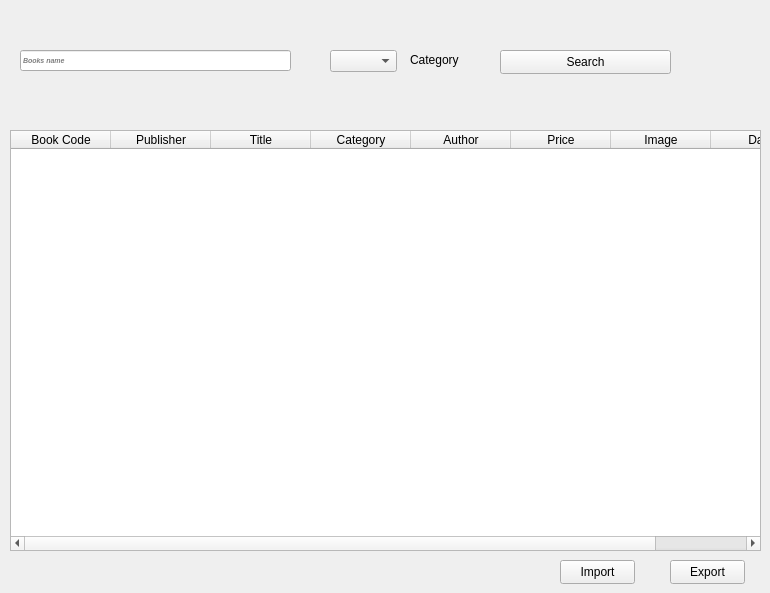
      <widget class="QWidget" name="tab_8">
       <attribute name="title">
        <string>All Books</string>
       </attribute>
       <widget class="QLineEdit" name="lineEdit_2">
        <property name="geometry">
         <rect>
          <x>20</x>
          <y>50</y>
          <width>271</width>
          <height>21</height>
         </rect>
        </property>
        <property name="font">
         <font>
          <pointsize>5</pointsize>
          <italic>true</italic>
          <bold>true</bold>
         </font>
        </property>
        <property name="placeholderText">
         <string>Books name</string>
        </property>
       </widget>
       <widget class="QComboBox" name="comboBox_2">
        <property name="geometry">
         <rect>
          <x>330</x>
          <y>50</y>
          <width>67</width>
          <height>22</height>
         </rect>
        </property>
       </widget>
       <widget class="QLabel" name="label">
        <property name="geometry">
         <rect>
          <x>410</x>
          <y>50</y>
          <width>71</width>
          <height>20</height>
         </rect>
        </property>
        <property name="text">
         <string>Category</string>
        </property>
       </widget>
       <widget class="QPushButton" name="pushButton_9">
        <property name="geometry">
         <rect>
          <x>500</x>
          <y>50</y>
          <width>171</width>
          <height>24</height>
         </rect>
        </property>
        <property name="text">
         <string>Search</string>
        </property>
       </widget>
       <widget class="QTableWidget" name="tableWidget_2">
        <property name="geometry">
         <rect>
          <x>10</x>
          <y>130</y>
          <width>751</width>
          <height>421</height>
         </rect>
        </property>
        <column>
         <property name="text">
          <string>Book Code</string>
         </property>
        </column>
        <column>
         <property name="text">
          <string>Publisher</string>
         </property>
        </column>
        <column>
         <property name="text">
          <string>Title</string>
         </property>
        </column>
        <column>
         <property name="text">
          <string>Category</string>
         </property>
        </column>
        <column>
         <property name="text">
          <string>Author</string>
         </property>
        </column>
        <column>
         <property name="text">
          <string>Price</string>
         </property>
        </column>
        <column>
         <property name="text">
          <string>Image</string>
         </property>
        </column>
        <column>
         <property name="text">
          <string>Date</string>
         </property>
        </column>
       </widget>
       <widget class="QPushButton" name="pushButton_54">
        <property name="geometry">
         <rect>
          <x>560</x>
          <y>560</y>
          <width>75</width>
          <height>24</height>
         </rect>
        </property>
        <property name="text">
         <string>Import</string>
        </property>
       </widget>
       <widget class="QPushButton" name="pushButton_55">
        <property name="geometry">
         <rect>
          <x>670</x>
          <y>560</y>
          <width>75</width>
          <height>24</height>
         </rect>
        </property>
        <property name="text">
         <string>Export</string>
        </property>
       </widget>
      </widget>
